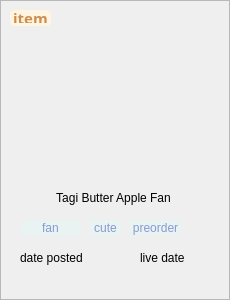
        <widget class="QFrame" name="post_sample_10">
         <property name="minimumSize">
          <size>
           <width>230</width>
           <height>300</height>
          </size>
         </property>
         <property name="maximumSize">
          <size>
           <width>230</width>
           <height>300</height>
          </size>
         </property>
         <property name="styleSheet">
          <string notr="true">#post_image {
  weight: 2; 
}

#post_info {
  weight: 1;
}</string>
         </property>
         <property name="frameShape">
          <enum>QFrame::StyledPanel</enum>
         </property>
         <property name="frameShadow">
          <enum>QFrame::Raised</enum>
         </property>
         <widget class="QLabel" name="post_image_16">
          <property name="geometry">
           <rect>
            <x>0</x>
            <y>0</y>
            <width>230</width>
            <height>170</height>
           </rect>
          </property>
          <property name="sizePolicy">
           <sizepolicy hsizetype="Preferred" vsizetype="Preferred">
            <horstretch>0</horstretch>
            <verstretch>10</verstretch>
           </sizepolicy>
          </property>
          <property name="text">
           <string/>
          </property>
          <property name="pixmap">
           <pixmap resource="../../../public/images/post_images/post_images.qrc">:/post_images/IMG_7109.jpg</pixmap>
          </property>
          <property name="scaledContents">
           <bool>true</bool>
          </property>
         </widget>
         <widget class="QWidget" name="post_info_16" native="true">
          <property name="geometry">
           <rect>
            <x>10</x>
            <y>180</y>
            <width>211</width>
            <height>111</height>
           </rect>
          </property>
          <property name="sizePolicy">
           <sizepolicy hsizetype="Preferred" vsizetype="Preferred">
            <horstretch>0</horstretch>
            <verstretch>0</verstretch>
           </sizepolicy>
          </property>
          <property name="styleSheet">
           <string notr="true"/>
          </property>
          <widget class="QLabel" name="post_title_16">
           <property name="geometry">
            <rect>
             <x>10</x>
             <y>10</y>
             <width>187</width>
             <height>16</height>
            </rect>
           </property>
           <property name="styleSheet">
            <string notr="true">QLabel {
    
	font: 700 13pt &quot;Manrope&quot;;
}</string>
           </property>
           <property name="text">
            <string>Tagi Butter Apple Fan</string>
           </property>
           <property name="alignment">
            <set>Qt::AlignCenter</set>
           </property>
           <property name="wordWrap">
            <bool>true</bool>
           </property>
          </widget>
          <widget class="QWidget" name="post_details_10" native="true">
           <property name="geometry">
            <rect>
             <x>0</x>
             <y>60</y>
             <width>211</width>
             <height>31</height>
            </rect>
           </property>
           <property name="styleSheet">
            <string notr="true">QLabel {font: 400 12pt &quot;Manrope&quot;;}</string>
           </property>
           <widget class="QLabel" name="sales_type_11">
            <property name="geometry">
             <rect>
              <x>10</x>
              <y>10</y>
              <width>72</width>
              <height>16</height>
             </rect>
            </property>
            <property name="text">
             <string>date posted</string>
            </property>
           </widget>
           <widget class="QLabel" name="live_date_11">
            <property name="geometry">
             <rect>
              <x>130</x>
              <y>10</y>
              <width>55</width>
              <height>16</height>
             </rect>
            </property>
            <property name="text">
             <string>live date</string>
            </property>
           </widget>
          </widget>
          <widget class="QWidget" name="post_tags_16" native="true">
           <property name="geometry">
            <rect>
             <x>0</x>
             <y>30</y>
             <width>211</width>
             <height>31</height>
            </rect>
           </property>
           <property name="styleSheet">
            <string notr="true">QLabel {
    font: 600 11pt &quot;Manrope&quot;;
    color: rgb(137, 153, 211);
    text-align: center;
    background-color: #E8F3F2;
    border-radius: 5px;
}</string>
           </property>
           <widget class="QLabel" name="tag_46">
            <property name="geometry">
             <rect>
              <x>10</x>
              <y>10</y>
              <width>61</width>
              <height>16</height>
             </rect>
            </property>
            <property name="styleSheet">
             <string notr="true"/>
            </property>
            <property name="text">
             <string>fan</string>
            </property>
            <property name="alignment">
             <set>Qt::AlignCenter</set>
            </property>
            <property name="margin">
             <number>1</number>
            </property>
           </widget>
           <widget class="QLabel" name="tag_47">
            <property name="geometry">
             <rect>
              <x>80</x>
              <y>10</y>
              <width>31</width>
              <height>16</height>
             </rect>
            </property>
            <property name="styleSheet">
             <string notr="true"/>
            </property>
            <property name="text">
             <string>cute</string>
            </property>
            <property name="alignment">
             <set>Qt::AlignCenter</set>
            </property>
            <property name="margin">
             <number>1</number>
            </property>
           </widget>
           <widget class="QLabel" name="tag_48">
            <property name="geometry">
             <rect>
              <x>120</x>
              <y>10</y>
              <width>51</width>
              <height>16</height>
             </rect>
            </property>
            <property name="styleSheet">
             <string notr="true"/>
            </property>
            <property name="text">
             <string>preorder</string>
            </property>
            <property name="alignment">
             <set>Qt::AlignCenter</set>
            </property>
            <property name="margin">
             <number>1</number>
            </property>
           </widget>
          </widget>
         </widget>
         <widget class="QLabel" name="post_type_11">
          <property name="geometry">
           <rect>
            <x>10</x>
            <y>10</y>
            <width>41</width>
            <height>16</height>
           </rect>
          </property>
          <property name="font">
           <font>
            <family>Manrope</family>
            <pointsize>11</pointsize>
            <bold>true</bold>
           </font>
          </property>
          <property name="styleSheet">
           <string notr="true">border-radius: 5px; padding:3px;
background-color: rgb(255, 245, 225);
color:rgb(206, 141, 80);</string>
          </property>
          <property name="text">
           <string>item</string>
          </property>
          <property name="alignment">
           <set>Qt::AlignCenter</set>
          </property>
         </widget>
        </widget>
